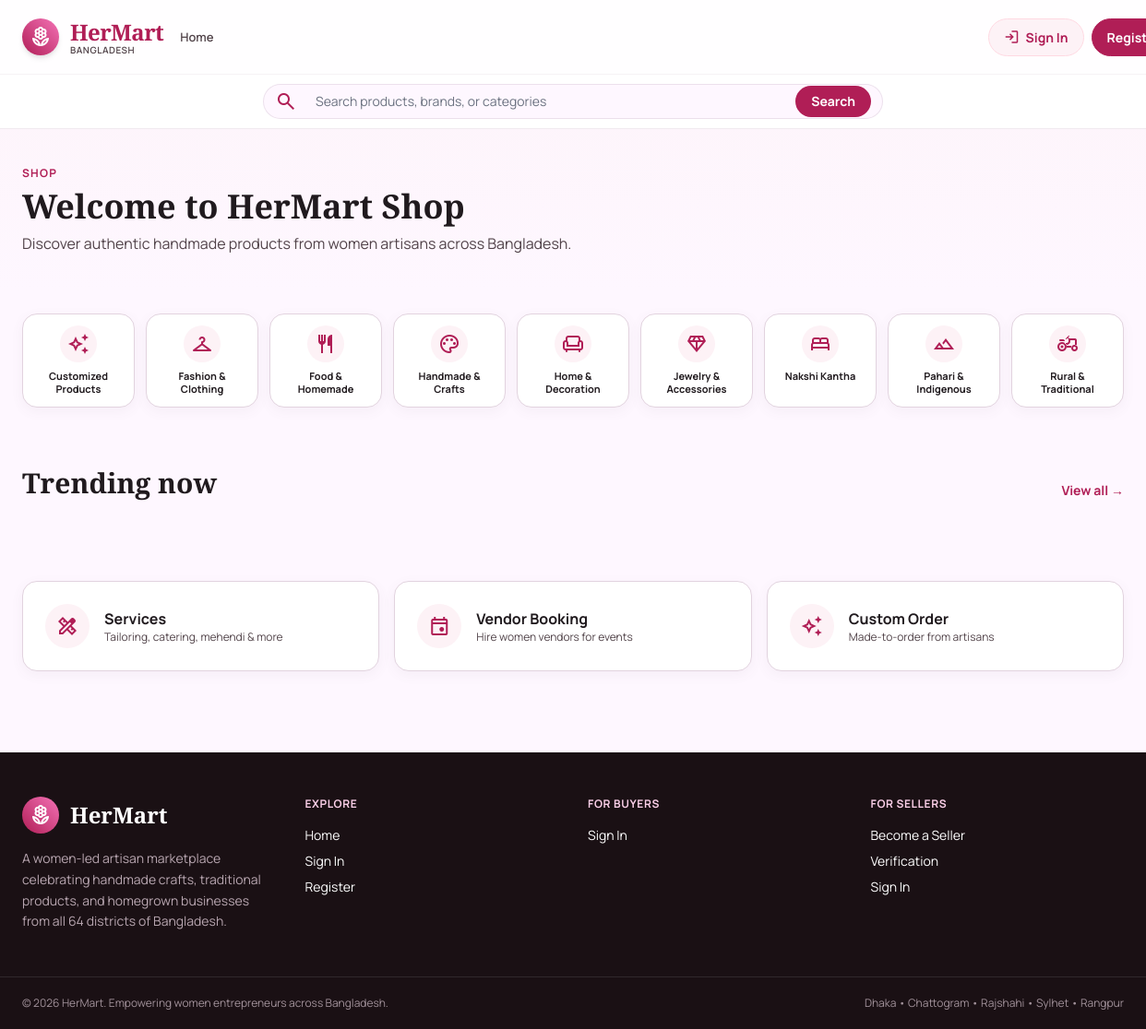
Page /customer/home.php on the committed database.
### tables this page shows
CREATE TABLE `categories` (
  `id` INT AUTO_INCREMENT PRIMARY KEY,
  `name` VARCHAR(80) NOT NULL,
  `slug` VARCHAR(80) NOT NULL UNIQUE,
  `icon` VARCHAR(60) DEFAULT 'category',
  `description` VARCHAR(255) DEFAULT NULL
);

### includes/db.php (called while the page is built, shortened)
<?php
$host = DB_HOST;
$user = DB_USER;
$pass = DB_PASS;
$db   = DB_NAME;
$port = DB_PORT;
$conn = @new mysqli($host, $user, $pass, $db, $port);
$db_ready = !$conn->connect_error;
function db_select($sql, $types = '', $params = []) {
    global $conn, $db_ready;
    $stmt = $conn->prepare($sql);
    if (!$stmt->execute()) {
        error_log('[HerMart] db_select execute failed: ' . $stmt->error . ' | SQL: ' . $sql);
        $stmt->close();
        return [];
    }
    $res = $stmt->get_result();
    $rows = $res ? $res->fetch_all(MYSQLI_ASSOC) : [];
    return $rows;
}
function h($str) {
    return htmlspecialchars((string)$str, ENT_QUOTES, 'UTF-8');
}

### includes/functions.php (called while the page is built, shortened)
<?php
require_once __DIR__ . '/db.php';
    ?>
    <?php
function categories_all() {
    return db_select("SELECT id, name, slug, icon FROM categories ORDER BY name ASC");
}

### customer/home.php (the view, shortened to what this page needs)
<?php
$cats = categories_all();
include __DIR__ . '/../includes/header.php';
?>
<section class="bg-gradient-to-b from-primary-light/40 to-transparent">
  <div class="max-w-7xl mx-auto px-4 md:px-6 py-10">
    <p class="text-xs uppercase tracking-widest font-bold text-primary">Shop</p>
    <h1 class="font-serif text-3xl md:text-4xl font-bold mt-2">Welcome to HerMart Shop</h1>
    <p class="text-on-surface-variant mt-2 max-w-2xl">Discover authentic handmade products from women artisans across Bangladesh.</p>
  </div>
</section>
<section class="max-w-7xl mx-auto px-4 md:px-6 py-6">
  <div class="grid grid-cols-3 sm:grid-cols-5 lg:grid-cols-9 gap-3">
    <?php foreach ($cats as $c): ?>
      <a href="categories.php?cat=<?= h($c['slug']) ?>" class="hm-card p-3 flex flex-col items-center text-center">
        <div class="w-10 h-10 rounded-full bg-primary-light flex items-center justify-center mb-2">
          <span class="material-symbols-outlined text-primary text-2xl"><?= h($c['icon']) ?></span>
        </div>
        <div class="text-[11px] font-bold leading-tight"><?= h($c['name']) ?></div>
      </a>
    <?php endforeach; ?>
  </div>
</section>
<section class="max-w-7xl mx-auto px-4 md:px-6 py-10">
  <div class="flex items-end justify-between flex-wrap gap-3 mb-6">
    <h2 class="font-serif text-3xl font-bold">Trending now</h2>
    <a href="products.php" class="text-sm font-bold text-primary hover:underline">View all →</a>
  </div>
</section>
<section class="max-w-7xl mx-auto px-4 md:px-6 py-6 grid md:grid-cols-3 gap-4">
  <a href="services.php" class="hm-card p-6 flex items-center gap-4">
    <div class="w-12 h-12 rounded-full bg-primary-light flex items-center justify-center"><span class="material-symbols-outlined text-primary">design_services</span></div>
    <div>
      <h3 class="font-bold">Services</h3>
      <p class="text-xs text-on-surface-variant">Tailoring, catering, mehendi & more</p>
    </div>
  </a>
  <a href="vendor-booking.php" class="hm-card p-6 flex items-center gap-4">
    <div class="w-12 h-12 rounded-full bg-primary-light flex items-center justify-center"><span class="material-symbols-outlined text-primary">event</span></div>
    <div>
      <h3 class="font-bold">Vendor Booking</h3>
      <p class="text-xs text-on-surface-variant">Hire women vendors for events</p>
    </div>
  </a>
  <a href="custom-order.php" class="hm-card p-6 flex items-center gap-4">
    <div class="w-12 h-12 rounded-full bg-primary-light flex items-center justify-center"><span class="material-symbols-outlined text-primary">auto_awesome</span></div>
    <div>
      <h3 class="font-bold">Custom Order</h3>
      <p class="text-xs text-on-surface-variant">Made-to-order from artisans</p>
    </div>
  </a>
</section>
<?php include __DIR__ . '/../includes/footer.php'; ?>

### assets/css/style.css (style rules this page uses)
html { scroll-behavior: smooth; }
body { -webkit-font-smoothing: antialiased; -moz-osx-font-smoothing: grayscale; font-family: 'Manrope', sans-serif; color: #201a1e; background: #fef7ff; }
.material-symbols-outlined { font-family: 'Material Symbols Outlined'; font-weight: normal; font-style: normal; font-size: 24px; line-height: 1; letter-spacing: normal; text-transform: none; display: inline-block; white-space: nowrap; word-wrap: normal; direction: ltr; font-feature-settings: 'liga'; -webkit-font-smoothing: antialiased; font-variation-settings: 'FILL' 0, 'wght' 400, 'GRAD' 0, 'opsz' 24; vertical-align: middle; }
.hm-card { background: #fff; border: 1px solid #e2d3df; border-radius: 1rem; box-shadow: 0 4px 14px rgba(101, 88, 95, 0.06); transition: all 0.2s ease; }

### rows in the picture
categories: name "Customized Products"
categories: name "Fashion & Clothing"
categories: name "Food & Homemade"
categories: name "Handmade & Crafts"
categories: name "Home & Decoration"
categories: name "Jewelry & Accessories"
categories: name "Nakshi Kantha"
categories: name "Pahari & Indigenous"
categories: name "Rural & Traditional"
